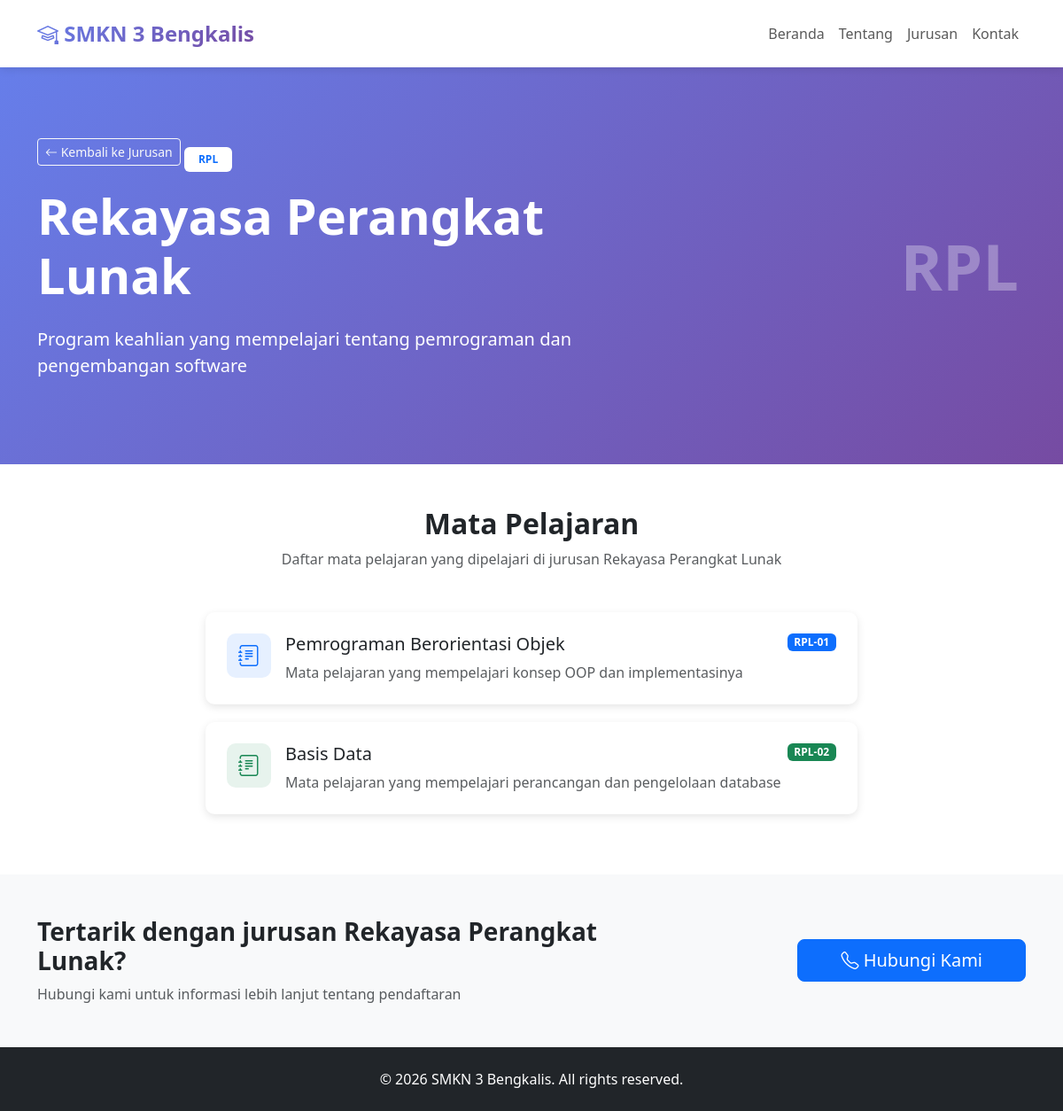
The page /profile/jurusan_detail.php?id=2 on the database its author committed.
### tables this page shows
CREATE TABLE `profile_sekolah` (
  `id` int NOT NULL,
  `nama_sekolah` varchar(100) NOT NULL,
  `alamat` text NOT NULL,
  `telepon` varchar(20) DEFAULT NULL,
  `email` varchar(50) DEFAULT NULL,
  `visi` text,
  `misi` text,
  `sejarah` text,
  `logo` varchar(255) DEFAULT NULL,
  `updated_at` timestamp NULL DEFAULT CURRENT_TIMESTAMP ON UPDATE CURRENT_TIMESTAMP
);

CREATE TABLE `jurusan` (
  `id` int NOT NULL,
  `kode_jurusan` varchar(10) NOT NULL,
  `nama_jurusan` varchar(100) NOT NULL,
  `deskripsi` text,
  `created_at` timestamp NULL DEFAULT CURRENT_TIMESTAMP,
  `updated_at` timestamp NULL DEFAULT CURRENT_TIMESTAMP ON UPDATE CURRENT_TIMESTAMP
);

CREATE TABLE `mata_pelajaran` (
  `id` int NOT NULL,
  `kode_mapel` varchar(10) NOT NULL,
  `nama_mapel` varchar(100) NOT NULL,
  `jurusan_id` int DEFAULT NULL,
  `deskripsi` text,
  `created_at` timestamp NULL DEFAULT CURRENT_TIMESTAMP,
  `updated_at` timestamp NULL DEFAULT CURRENT_TIMESTAMP ON UPDATE CURRENT_TIMESTAMP
);

### config/database.php (called while the page is built, shortened)
<?php
function getConnection() {
    $conn = new mysqli(DB_HOST, DB_USER, DB_PASS, DB_NAME);
    return $conn;
}
function secure($data) {
    $conn = getConnection();
    $data = trim($data);
    $data = stripslashes($data);
    $data = htmlspecialchars($data);
    $data = $conn->real_escape_string($data);
    return $data;
}
?>

### profile/jurusan_detail.php (the view, shortened to what this page needs)
<?php
require_once '../config/database.php';
$conn = getConnection();
$id = secure($_GET['id']);
$query_jurusan = "SELECT * FROM jurusan WHERE id = '$id'";
$result_jurusan = $conn->query($query_jurusan);
$jurusan = $result_jurusan->fetch_assoc();
$query_mapel = "SELECT * FROM mata_pelajaran WHERE jurusan_id = '$id' ORDER BY kode_mapel ASC";
$result_mapel = $conn->query($query_mapel);
$query_profile = "SELECT * FROM profile_sekolah LIMIT 1";
$result_profile = $conn->query($query_profile);
$profile = $result_profile->fetch_assoc();
?>
<!DOCTYPE html>
<html lang="id">
<head>
    <link href="https://cdn.jsdelivr.net/npm/bootstrap@5.3.0/dist/css/bootstrap.min.css" rel="stylesheet">
    <link rel="stylesheet" href="https://cdn.jsdelivr.net/npm/bootstrap-icons@1.10.0/font/bootstrap-icons.css">
</head>
<body>
    <nav class="navbar navbar-expand-lg navbar-custom sticky-top">
        <div class="container">
            <a class="navbar-brand" href="index.php">
                <i class="bi bi-mortarboard"></i> <?php echo $profile ? $profile['nama_sekolah'] : 'SMKN 2 Bengkalis'; ?>
            </a>
            <div class="collapse navbar-collapse" id="navbarNav">
                <ul class="navbar-nav ms-auto">
                    <li class="nav-item">
                        <a class="nav-link" href="index.php#beranda">Beranda</a>
                    </li>
                    <li class="nav-item">
                        <a class="nav-link" href="index.php#tentang">Tentang</a>
                    </li>
                    <li class="nav-item">
                        <a class="nav-link" href="index.php#jurusan">Jurusan</a>
                    </li>
                    <li class="nav-item">
                        <a class="nav-link" href="index.php#kontak">Kontak</a>
                    </li>
                </ul>
            </div>
        </div>
    </nav>
    <section class="hero-jurusan position-relative">
        <div class="container">
            <div class="row">
                <div class="col-lg-8">
                    <a href="index.php#jurusan" class="btn btn-outline-light btn-sm mb-3">
                        <i class="bi bi-arrow-left"></i> Kembali ke Jurusan
                    </a>
                    <div class="badge bg-white text-primary mb-3 px-3 py-2">
                        <?php echo $jurusan['kode_jurusan']; ?>
                    </div>
                    <h1 class="display-4 fw-bold mb-4">
                        <?php echo $jurusan['nama_jurusan']; ?>
                    </h1>
                    <p class="lead">
                        <?php echo $jurusan['deskripsi']; ?>
                    </p>
                </div>
            </div>
            <div class="jurusan-code-large d-none d-lg-block">
                <?php echo $jurusan['kode_jurusan']; ?>
            </div>
        </div>
    </section>
    <section class="py-5">
        <div class="container">
            <div class="text-center mb-5">
                <h2 class="fw-bold">Mata Pelajaran</h2>
                <p class="text-muted">Daftar mata pelajaran yang dipelajari di jurusan <?php echo $jurusan['nama_jurusan']; ?></p>
            </div>
            <div class="row">
                <div class="col-lg-8 mx-auto">
                    <?php if ($result_mapel->num_rows > 0): ?>
                        <?php $colors = ['primary', 'success', 'warning', 'info', 'danger']; $i = 0; ?>
                        <?php while ($mapel = $result_mapel->fetch_assoc()): ?>
                            <div class="mapel-card card">
                                <div class="card-body p-4">
                                    <div class="d-flex align-items-start">
                                        <div class="mapel-icon bg-<?php echo $colors[$i % 5]; ?> bg-opacity-10 text-<?php echo $colors[$i % 5]; ?> me-3">
                                            <i class="bi bi-journal-text"></i>
                                        </div>
                                        <div class="flex-grow-1">
                                            <div class="d-flex justify-content-between align-items-start mb-2">
                                                <h5 class="mb-0"><?php echo $mapel['nama_mapel']; ?></h5>
                                                <span class="badge bg-<?php echo $colors[$i % 5]; ?>">
                                                    <?php echo $mapel['kode_mapel']; ?>
                                                </span>
                                            </div>
                                            <p class="text-muted mb-0">
                                                <?php echo $mapel['deskripsi']; ?>
                                            </p>
                                        </div>
                                    </div>
                                </div>
                            </div>
                            <?php $i++; ?>
                        <?php endwhile; ?>
                    <?php endif; ?>
                </div>
            </div>
        </div>
    </section>
    <section class="bg-light py-5">
        <div class="container">
            <div class="row align-items-center">
                <div class="col-lg-8">
                    <h3 class="fw-bold mb-2">Tertarik dengan jurusan <?php echo $jurusan['nama_jurusan']; ?>?</h3>
                    <p class="text-muted mb-0">Hubungi kami untuk informasi lebih lanjut tentang pendaftaran</p>
                </div>
                <div class="col-lg-4 text-lg-end mt-3 mt-lg-0">
                    <a href="index.php#kontak" class="btn btn-primary btn-lg px-5">
                        <i class="bi bi-telephone"></i> Hubungi Kami
                    </a>
                </div>
            </div>
        </div>
    </section>
    <footer class="bg-dark text-white py-4">
        <div class="container text-center">
            <p class="mb-0">
                &copy; <?php echo date('Y'); ?> <?php echo $profile ? $profile['nama_sekolah'] : 'SMKN 2 Bengkalis'; ?>.
                All rights reserved.
            </p>
        </div>
    </footer>
</body>
</html>

### profile/jurusan_detail.php (style rules this page uses)
:root { --primary-color: #667eea; --secondary-color: #764ba2; }
.navbar-custom { background: white; box-shadow: 0 2px 10px rgba(0,0,0,0.1); padding: 15px 0; }
.navbar-brand { font-weight: 700; font-size: 24px; background: linear-gradient(135deg, var(--primary-color), var(--secondary-color)); -webkit-background-clip: text; -webkit-text-fill-color: transparent; }
.hero-jurusan { background: linear-gradient(135deg, var(--primary-color) 0%, var(--secondary-color) 100%); color: white; padding: 80px 0; }
.jurusan-code-large { font-size: 72px; font-weight: 700; opacity: 0.3; position: absolute; right: 50px; top: 50%; transform: translateY(-50%); }
.mapel-card { border-radius: 10px; border: none; box-shadow: 0 3px 10px rgba(0,0,0,0.1); transition: all 0.3s; margin-bottom: 20px; }
.mapel-icon { width: 50px; height: 50px; border-radius: 10px; display: flex; align-items: center; justify-content: center; font-size: 24px; }

### rows shown on the page
profile_sekolah: nama_sekolah "SMKN 3 Bengkalis"
jurusan: kode_jurusan "RPL", nama_jurusan "Rekayasa Perangkat Lunak", deskripsi "Program keahlian yang mempelajari tentang pemrograman dan pengembangan software"
mata_pelajaran: nama_mapel "Pemrograman Berorientasi Objek", kode_mapel "RPL-01", deskripsi "Mata pelajaran yang mempelajari konsep OOP dan implementasinya"
mata_pelajaran: nama_mapel "Basis Data", kode_mapel "RPL-02", deskripsi "Mata pelajaran yang mempelajari perancangan dan pengelolaan database"
